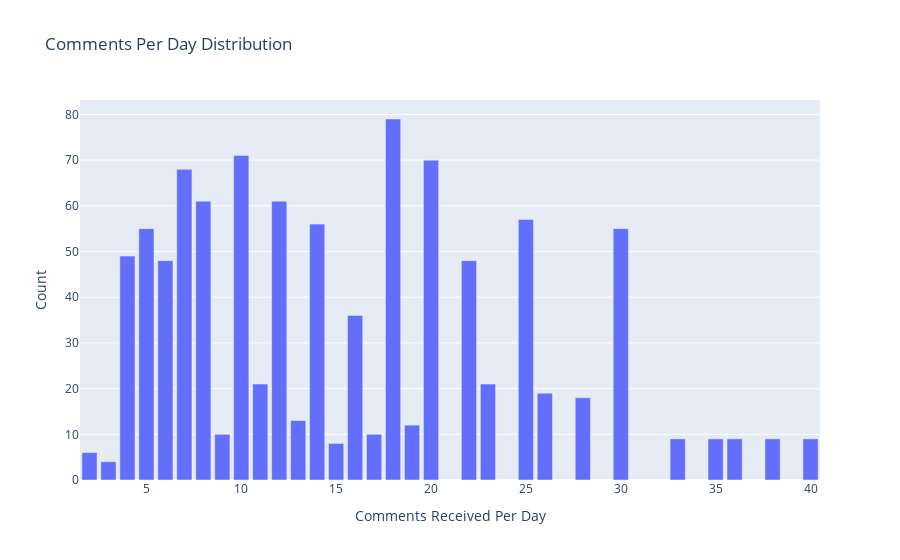

Write notebook code for a chart like this one.
### Code cell
comments_received_counts = train_df['Comments_Received_Per_Day'].value_counts().sort_index()
plt = px.bar(
    x=comments_received_counts.index, 
    y=comments_received_counts.values, 
    title='Comments Per Day Distribution',
    labels={'x': 'Comments Received Per Day', 'y': 'Count'}
)
plt.show()

### Figure 1 — Plotly figure (JSON) as saved in the notebook; plotly's stock layout.template omitted (floating-point values rounded to 4 significant figures)
{"data": [{"alignmentgroup": "True", "hovertemplate": "Comments Received Per Day=%{x}<br>Count=%{y}<extra></extra>", "legendgroup": "", "marker": {"color": "#636efa", "pattern": {"shape": ""}}, "name": "", "offsetgroup": "", "orientation": "v", "showlegend": false, "textposition": "auto", "type": "bar", "x": [2, 3, 4, 5, 6, 7, 8, 9, 10, 11, 12, 13, 14, 15, 16, 17, 18, 19, 20, 22, 23, 25, 26, 28, 30, 33, 35, 36, 38, 40], "xaxis": "x", "y": [6, 4, 49, 55, 48, 68, 61, 10, 71, 21, 61, 13, 56, 8, 36, 10, 79, 12, 70, 48, 21, 57, 19, 18, 55, 9, 9, 9, 9, 9], "yaxis": "y"}], "layout": {"barmode": "relative", "legend": {"tracegroupgap": 0}, "title": {"text": "Comments Per Day Distribution"}, "xaxis": {"anchor": "y", "domain": [0, 1], "title": {"text": "Comments Received Per Day"}}, "yaxis": {"anchor": "x", "domain": [0, 1], "title": {"text": "Count"}}}}
